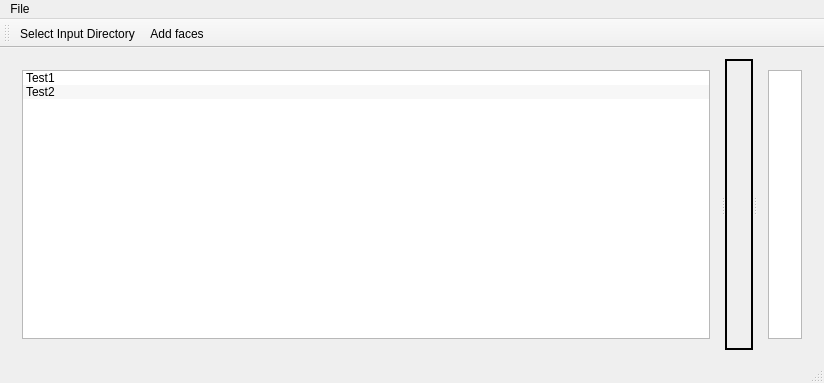
<?xml version="1.0" encoding="UTF-8"?>
<ui version="4.0">
 <class>MainWindow</class>
 <widget class="QMainWindow" name="MainWindow">
  <property name="geometry">
   <rect>
    <x>0</x>
    <y>0</y>
    <width>824</width>
    <height>383</height>
   </rect>
  </property>
  <property name="windowTitle">
   <string>MainWindow</string>
  </property>
  <widget class="QWidget" name="centralWidget">
   <layout class="QGridLayout" name="gridLayout">
    <item row="0" column="0">
     <widget class="QSplitter" name="splitter">
      <property name="sizePolicy">
       <sizepolicy hsizetype="Minimum" vsizetype="Preferred">
        <horstretch>0</horstretch>
        <verstretch>0</verstretch>
       </sizepolicy>
      </property>
      <property name="orientation">
       <enum>Qt::Horizontal</enum>
      </property>
      <widget class="QWidget" name="layoutWidget">
       <layout class="QVBoxLayout" name="verticalLayout_2">
        <property name="sizeConstraint">
         <enum>QLayout::SetMinimumSize</enum>
        </property>
        <item>
         <widget class="QFrameListWidget" name="frameListWidget">
          <property name="sizePolicy">
           <sizepolicy hsizetype="Minimum" vsizetype="Expanding">
            <horstretch>0</horstretch>
            <verstretch>0</verstretch>
           </sizepolicy>
          </property>
          <property name="dragEnabled">
           <bool>true</bool>
          </property>
          <property name="dragDropOverwriteMode">
           <bool>false</bool>
          </property>
          <property name="dragDropMode">
           <enum>QAbstractItemView::InternalMove</enum>
          </property>
          <property name="defaultDropAction">
           <enum>Qt::MoveAction</enum>
          </property>
          <property name="alternatingRowColors">
           <bool>true</bool>
          </property>
          <property name="selectionMode">
           <enum>QAbstractItemView::ExtendedSelection</enum>
          </property>
          <property name="movement">
           <enum>QListView::Snap</enum>
          </property>
          <property name="sortingEnabled">
           <bool>false</bool>
          </property>
          <item>
           <property name="text">
            <string>Test1</string>
           </property>
          </item>
          <item>
           <property name="text">
            <string>Test2</string>
           </property>
          </item>
         </widget>
        </item>
       </layout>
      </widget>
      <widget class="QLabel" name="label">
       <property name="sizePolicy">
        <sizepolicy hsizetype="Maximum" vsizetype="Preferred">
         <horstretch>0</horstretch>
         <verstretch>0</verstretch>
        </sizepolicy>
       </property>
       <property name="frameShape">
        <enum>QFrame::WinPanel</enum>
       </property>
       <property name="frameShadow">
        <enum>QFrame::Plain</enum>
       </property>
       <property name="text">
        <string/>
       </property>
      </widget>
      <widget class="QWidget" name="layoutWidget">
       <layout class="QVBoxLayout" name="verticalLayout">
        <property name="sizeConstraint">
         <enum>QLayout::SetMinimumSize</enum>
        </property>
        <item>
         <widget class="QListView" name="listView">
          <property name="enabled">
           <bool>true</bool>
          </property>
          <property name="sizePolicy">
           <sizepolicy hsizetype="Ignored" vsizetype="Expanding">
            <horstretch>0</horstretch>
            <verstretch>0</verstretch>
           </sizepolicy>
          </property>
          <property name="frameShape">
           <enum>QFrame::StyledPanel</enum>
          </property>
         </widget>
        </item>
       </layout>
      </widget>
     </widget>
    </item>
   </layout>
  </widget>
  <widget class="QMenuBar" name="menuBar">
   <property name="geometry">
    <rect>
     <x>0</x>
     <y>0</y>
     <width>824</width>
     <height>25</height>
    </rect>
   </property>
   <widget class="QMenu" name="menuFile">
    <property name="title">
     <string>File</string>
    </property>
    <addaction name="actionNew_project"/>
    <addaction name="actionOpen_project"/>
    <addaction name="actionSelect_input_dir"/>
    <addaction name="actionAdd_faces"/>
    <addaction name="separator"/>
    <addaction name="actionExit"/>
   </widget>
   <addaction name="menuFile"/>
  </widget>
  <widget class="QToolBar" name="mainToolBar">
   <attribute name="toolBarArea">
    <enum>TopToolBarArea</enum>
   </attribute>
   <attribute name="toolBarBreak">
    <bool>false</bool>
   </attribute>
   <addaction name="actionSelect_input_dir"/>
   <addaction name="actionAdd_faces"/>
  </widget>
  <widget class="QStatusBar" name="statusBar"/>
  <action name="actionNew_project">
   <property name="text">
    <string>New project</string>
   </property>
  </action>
  <action name="actionOpen_project">
   <property name="text">
    <string>Open project</string>
   </property>
  </action>
  <action name="actionSelect_input_dir">
   <property name="text">
    <string>Select Input Directory</string>
   </property>
  </action>
  <action name="actionAdd_faces">
   <property name="text">
    <string>Add faces</string>
   </property>
  </action>
  <action name="actionExit">
   <property name="text">
    <string>Exit</string>
   </property>
  </action>
 </widget>
 <layoutdefault spacing="6" margin="11"/>
 <customwidgets>
  <customwidget>
   <class>QFrameListWidget</class>
   <extends>QListWidget</extends>
   <header>qframelistwidget.h</header>
  </customwidget>
 </customwidgets>
 <resources/>
 <connections/>
</ui>
